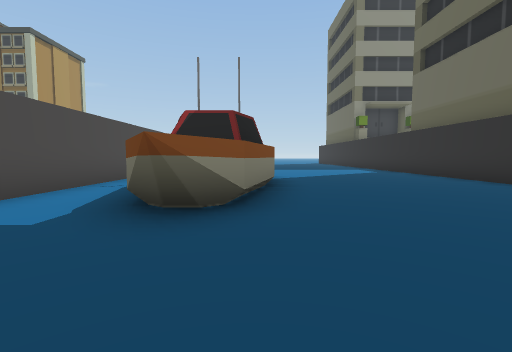
view 1 (above)

16 first-person views from a walk through a 3-D level made in the Unity game engine. The camera is 1.2 m above the floor, tilts 4° down and sees 85° across. The floor is counted in squares, 2 m on a side. Each view is taken from the middle of a square. On the plan, view 1 faces up. The plan holds only what a view shows up to about 9 squares ahead; the rest is blank. The place goes on beyond the plan. The player is left out.

view 2
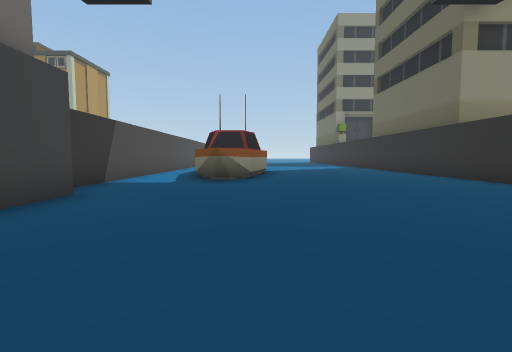

view 3
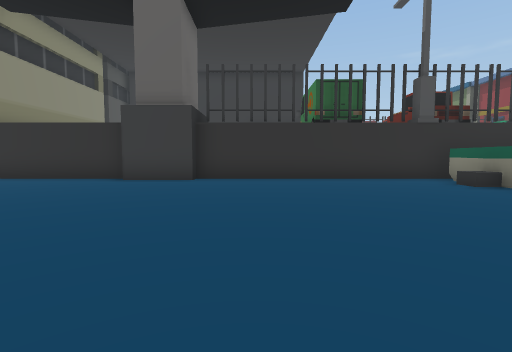

view 4
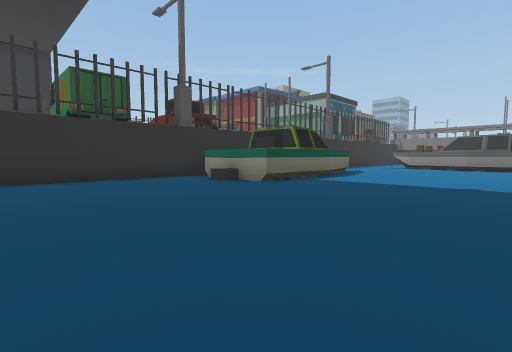

view 5
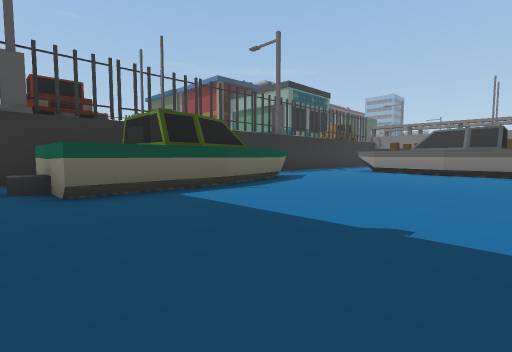

view 6
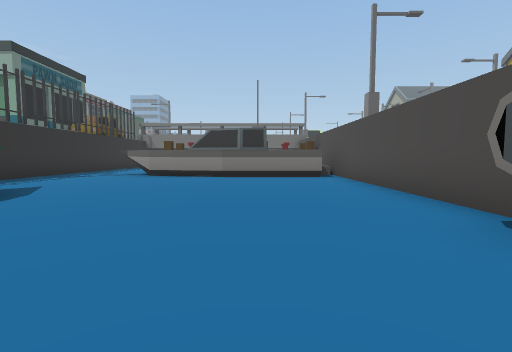

view 7
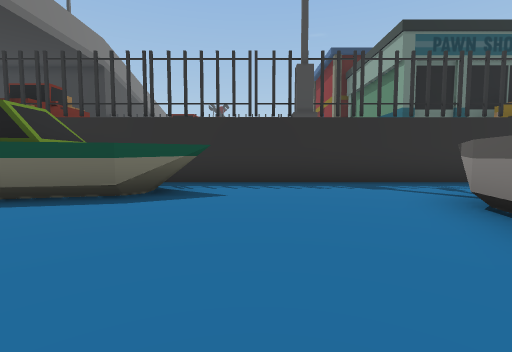

view 8
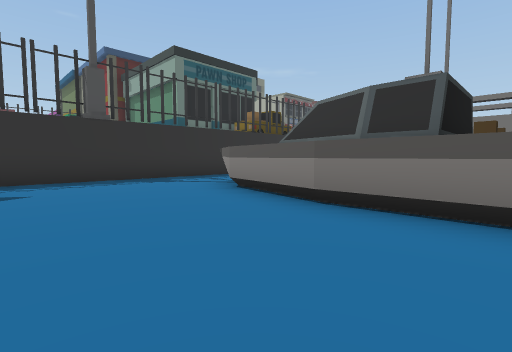

view 9
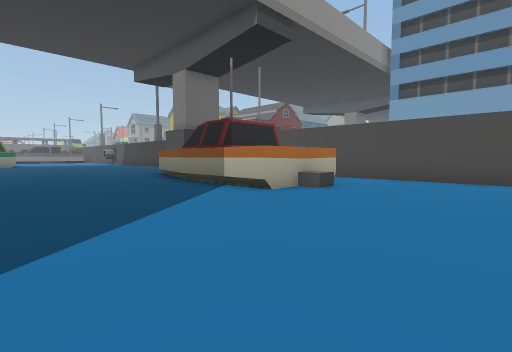

view 10
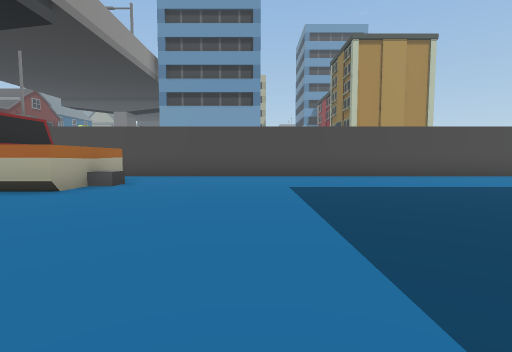

view 11
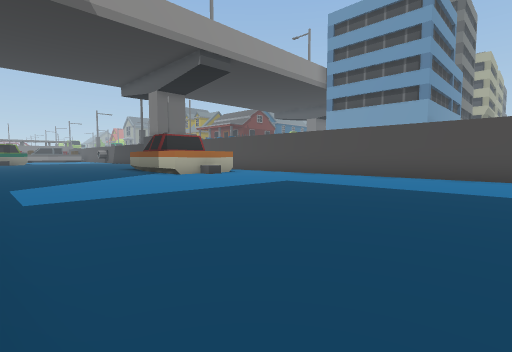

view 12
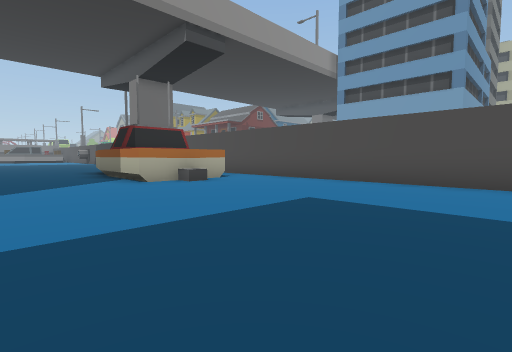

view 13
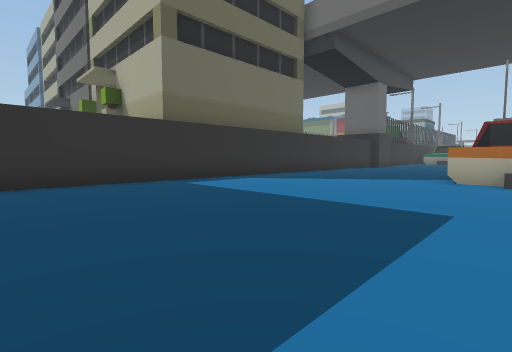

view 14
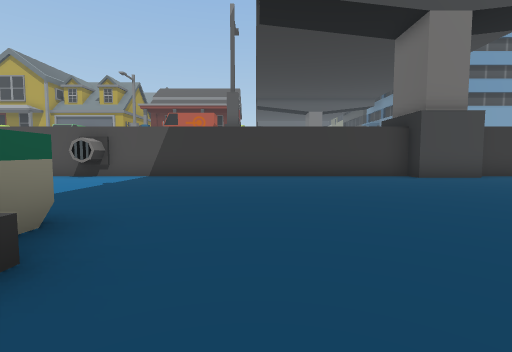

view 15
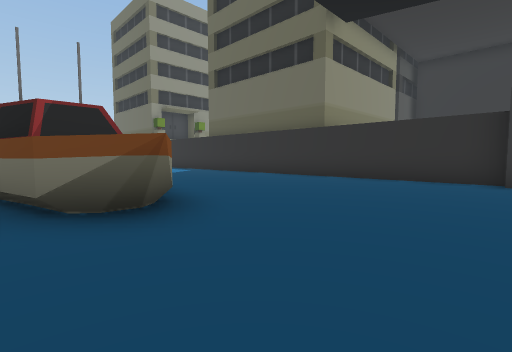

view 16
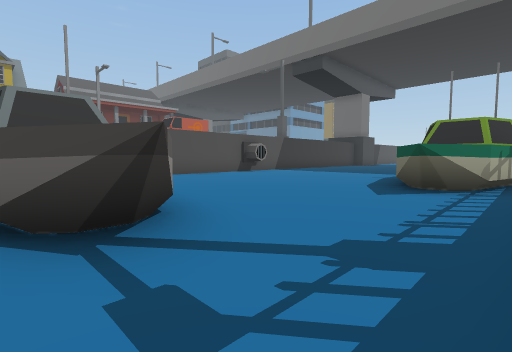

### Floor plan
Key: @ floor where view 1 was taken; # wall or solid block; . floor; B boat.
Columns run from 4 left of view 1 to 6 right of it. Each row starts with its distance up from view 1.
 17  #........
 16  #........#
 15  #........#
 14  #........#
 13  #........#
 12  #........#
 11  #........#
 10  #........#
  9  #.B......#
  8  #B B.....#
  7  #BBB.....#
  6  #BBB.....#
  5  #BBB.....#
  4  #.BB.....#
  3  #.B......#
  2  #........#
  1  #........#
  0  #..@....##
 -1 ##.......##
 -2  #........#
 -3  #........#
 -4  #........#
 -5  #........#
 -6  #........#
 -7  #........#
 -8  #.....BBB#
 -9  #.....BBB
-10  #.....BBB
-11  #.....BBB
-12  #.....BBB
-13  #.....BB.#
-14  #......B.#
-15  #........#
-16  #........#
-17  BBBB.....#
-18  B BBBBB..#
-19    BBBB...#

Where each view was taken, in squares from view 1:
view 1: 0 up, 0 right, facing up
view 2: 4 down, 0 right, facing up
view 3: 3 down, 2 left, facing right
view 4: 3 down, 2 left, facing down-right
view 5: 7 down, 2 left, facing down-right
view 6: 9 down, 1 left, facing down
view 7: 15 down, 1 left, facing right
view 8: 14 down, 2 left, facing down-right
view 9: 12 up, 4 right, facing down-left
view 10: 12 up, 5 right, facing left
view 11: 17 up, 5 right, facing down-left
view 12: 15 up, 3 right, facing down-left
view 13: 16 up, 1 left, facing down-right
view 14: 6 down, 5 right, facing left
view 15: 0 up, 2 left, facing up-right
view 16: 19 down, 5 right, facing up-left
